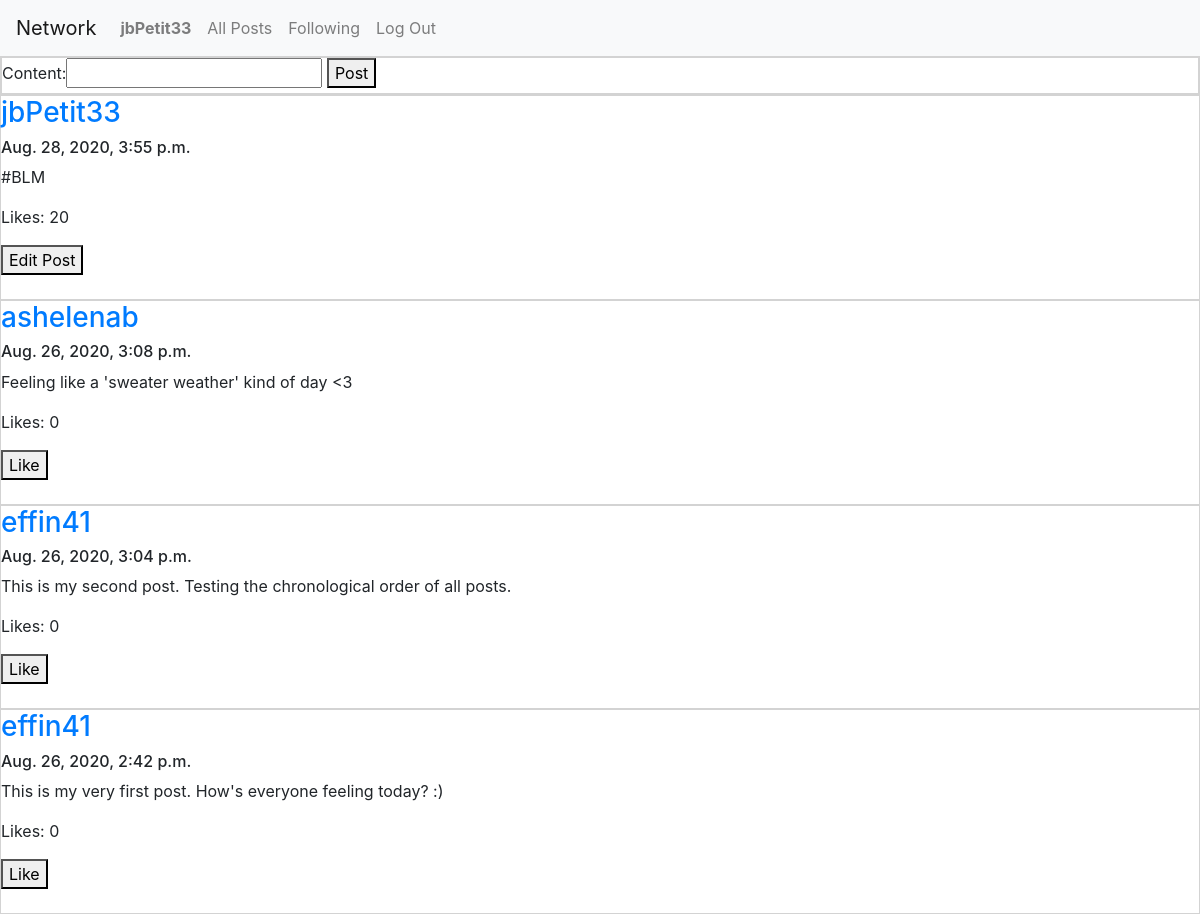
Page / (signed in) on the committed database.
### network/models.py (models this page shows)
class User(AbstractUser):
    numFollowers = models.IntegerField(default = 0)
    numFollowing = models.IntegerField(default = 0)

class Post(models.Model):
    owner = models.ForeignKey(User, on_delete=models.CASCADE)
    content = models.CharField(max_length = 280)
    likes = models.IntegerField(default = 0)
    timestamp = models.DateTimeField()

### network/views.py (the view)
# urls.py: path("", views.index, name="index"),
def index(request):
    now = datetime.datetime.now()
    newPostForm = PostForm(initial = {'owner': request.user, 'likes': 0, 'timestamp': now})
    posts = Post.objects.all()
    posts = posts.order_by("-timestamp").all()
    context = {"form": newPostForm, "posts": posts, "title": "All Posts"}
    return render(request, "network/index.html", context)

### network/forms.py
class PostForm(forms.ModelForm):
    class Meta:
        model = Post
        fields = ['owner', 'content', 'likes', 'timestamp']
        widgets = {
            'owner': forms.HiddenInput(),
            'likes': forms.HiddenInput(),
            'timestamp': forms.HiddenInput()
        }

### network/templates/network/index.html (shortened to what this page needs)
{% extends "network/layout.html" %}
{% load static %}
{% block body %}
{% if user.is_authenticated %}
    {% if title != "Following" %}
        <div id="newPost" style="border: 2px solid lightgray;">
            <form id="createPost" action="{% url 'create' %}" method="POST">
                {{ form }}
                <button type = "submit">Post</button>
            </form>
        </div>
    {% endif %}
{% endif %}
<div id="post-view">
    {% for post in posts %}
        <div id="post" style="border: 1px solid lightgray;">
            <a href="{% url 'profile' post.owner %}"><h3>{{post.owner}}</h3></a>
            <h6>{{post.timestamp}}</h6>
            <p id="post-content">{{post.content}}</p>
            <p>Likes: {{post.likes}}</p>
            {% if request.user.is_authenticated %}
                {% if post.owner|stringformat:"s" == request.user.username|stringformat:"s" %}
                    <button type="button" class="editPost">Edit Post</button><br/><br/>
                {% else %}
                    <button type="button" class="likePost">Like</button><br/><br/>
                {% endif %}
            {% endif %}
        </div>
    {% endfor %}
</div>
{% endblock %}

### network/templates/network/layout.html (shortened to what this page needs)
{% load static %}
<!DOCTYPE html>
<html lang="en">
    <head>
        <link rel="stylesheet" href="https://stackpath.bootstrapcdn.com/bootstrap/4.4.1/css/bootstrap.min.css">
        <link href="{% static 'network/styles.css' %}" rel="stylesheet">
    </head>
    <body>
        <nav class="navbar navbar-expand-lg navbar-light bg-light">
            <a class="navbar-brand" href="#">Network</a>
            <div>
              <ul class="navbar-nav mr-auto">
                {% if user.is_authenticated %}
                    <li class="nav-item">
                        <a class="nav-link" href="{% url 'profile' user.username %}"><strong>{{ user.username }}</strong></a>
                    </li>
                {% endif %}
                <li class="nav-item">
                  <a class="nav-link" href="{% url 'index' %}">All Posts</a>
                </li>
                {% if user.is_authenticated %}
                    <li class="nav-item">
                        <a class="nav-link" href="{% url 'following' %}">Following</a>
                    </li>
                    <li class="nav-item">
                        <a class="nav-link" href="{% url 'logout' %}">Log Out</a>
                    </li>
                {% endif %}
              </ul>
            </div>
          </nav>
        <div class="body">
            {% block body %}
            {% endblock %}
        </div>
    </body>
</html>

### rows in the picture
User: username "jbPetit33"
Post: owner "jbPetit33", timestamp "Aug. 28, 2020, 3:55 p.m.", content "#BLM", likes "20", shows "Edit Post"
Post: owner "ashelenab", timestamp "Aug. 26, 2020, 3:08 p.m.", content "Feeling like a 'sweater weather' kind of day <3", likes "0", shows "Like"
Post: owner "effin41", timestamp "Aug. 26, 2020, 3:04 p.m.", content "This is my second post. Testing the chronological order of all posts.", likes "0", shows "Like"
Post: owner "effin41", timestamp "Aug. 26, 2020, 2:42 p.m.", content "This is my very first post. How's everyone feeling today? :)", likes "0", shows "Like"
